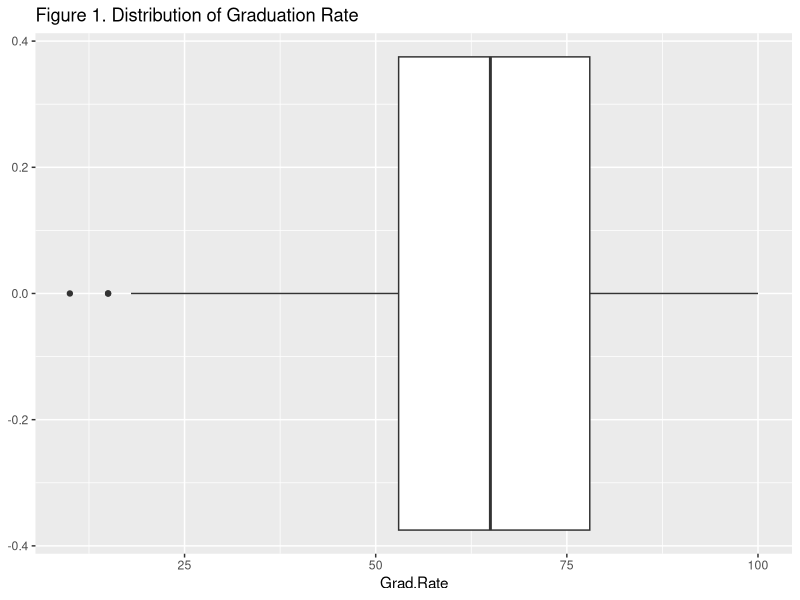

The R source for this figure:
## ---- chunk 1
knitr::opts_chunk$set(echo = TRUE)
## ---- chunk 2
#Load all required packages
library(ggplot2)
library(broom)
library(gridExtra)
library(dplyr)
library(class)
library(tidyverse)
library(gridExtra)
library(leaps)
## ---- chunk 3
#loading data needed
collegeData<-read.csv("collegedata.csv")
## ---- chunk 4
glimpse(collegeData)
## ---- chunk 5
ggplot(data=collegeData,aes(x=Grad.Rate))+
  geom_boxplot()+
  ggtitle("Figure 1. Distribution of Graduation Rate")
## ---- chunk 6
gradmax<-max(collegeData$Grad.Rate)
gradmin<-min(collegeData$Grad.Rate)
knitr::kable(c("Largest" = gradmax,"Smallest" = gradmin),caption = "Largest and Smallest")
## ---- chunk 7
## MSE = RSS/n
MSE<-sum((collegeData$Grad.Rate-mean(collegeData$Grad.Rate))^2)/776
RMSE<-sqrt(MSE)
knitr::kable(c("MSE" = MSE,"RMSE" = RMSE),caption = "MSE and RMSE")
## ---- chunk 8
